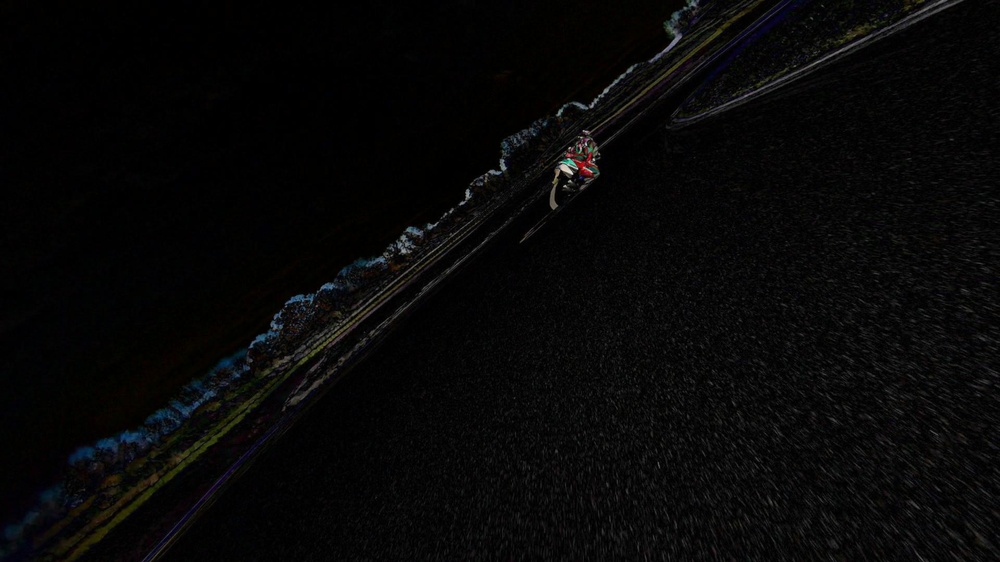
#> input picture presentation/img/diff_frame.jpg, 1000 x 562 px, shrunk from 1920 x 1080 before the run
$ python mini_project.py --image ../presentation/img/diff_frame.jpg
#> lines starting #> are read from the running program, lines starting #| are printed output that depends on the picture
import argparse
import matplotlib.pyplot as plt
import skimage as ski
import numpy as np


if __name__ == "__main__":
    parser = argparse.ArgumentParser(description="Mini project")
    parser.add_argument("-i", "--image", help="Image to print YCbCr")
    parser.add_argument("-f1", "--frame_1", help="Frame 1 of a video")
    parser.add_argument("-f2", "--frame_2", help="Frame 2 of a video")
    args = parser.parse_args()
    if args.frame_1:
        img1 = ski.io.imread(args.frame_1, as_gray=False)
        img2 = ski.io.imread(args.frame_2, as_gray=False)

        ski.io.imsave("frame.jpg", ski.util.img_as_ubyte(img1))
        ski.io.imsave(
            "diff_frame.jpg",
            ski.util.img_as_ubyte(ski.util.compare_images(img1, img2, method="diff")),
        )
    if args.image:
        img = ski.color.rgb2ycbcr(ski.io.imread(args.image))
#> img: shape (562, 1000, 3) float64; mean of channels 0, 1, 2 22.3, 127.9, 128
        img = img.astype(np.uint8)
#> img: shape (562, 1000, 3); mean of channels 0, 1, 2 21.8, 127.8, 127.9
        ski.io.imsave("y.jpg", ski.util.img_as_ubyte(img[:, :, 0]))
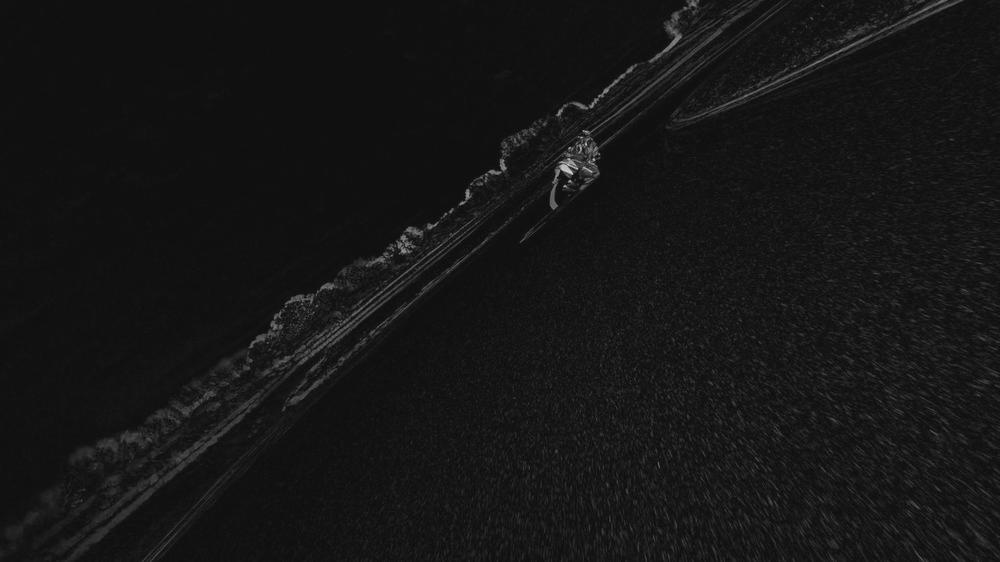
#> saved as y.jpg: shape (562, 1000); min 0, max 214, mean 21.8
        ski.io.imsave("cb.jpg", ski.util.img_as_ubyte(img[:, :, 1]))
        ski.io.imsave("cr.jpg", ski.util.img_as_ubyte(img[:, :, 2]))

    # [11 lines of commented-out code are left out]
